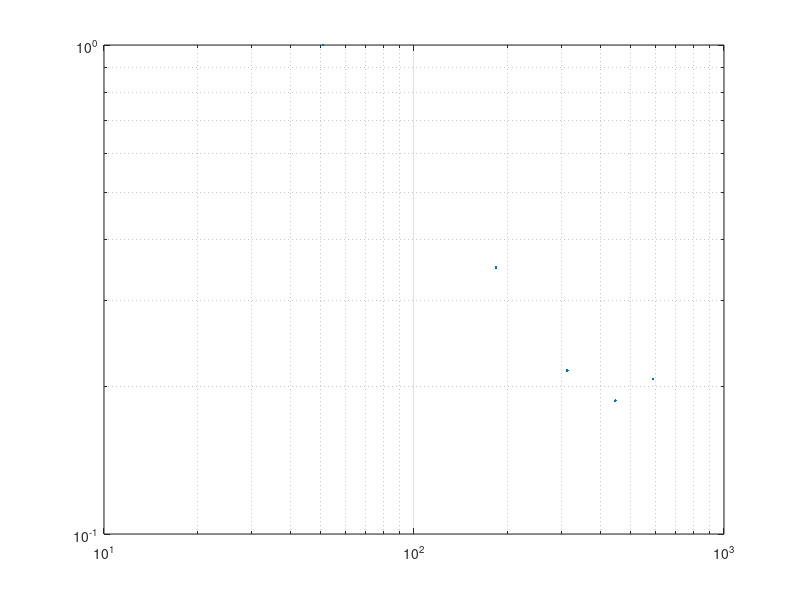
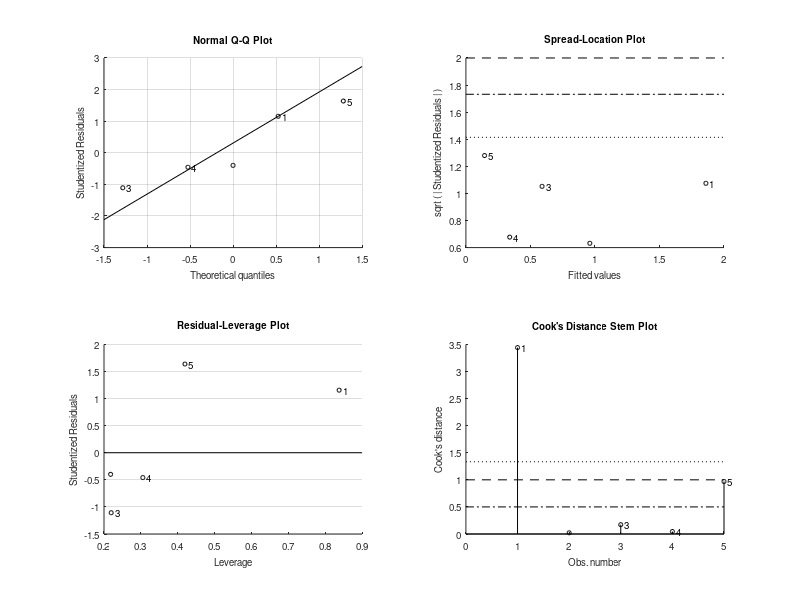
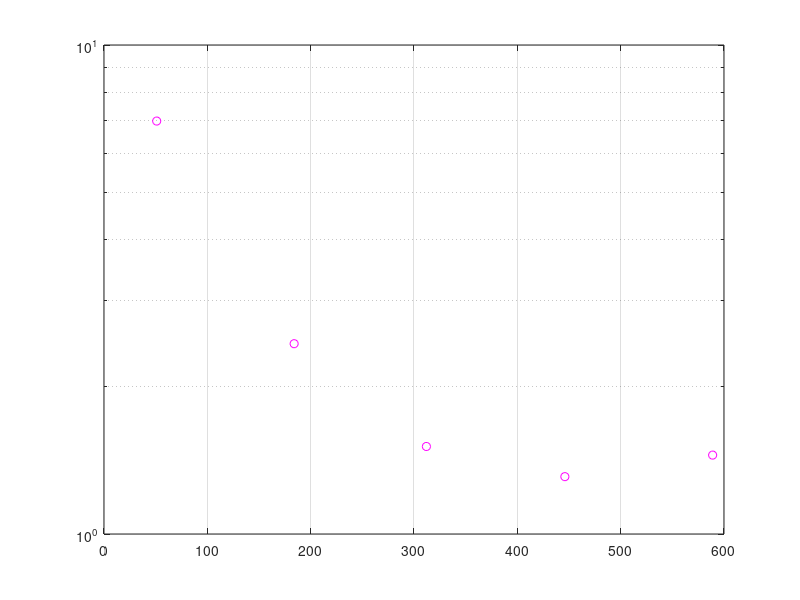

MATLAB code to generate these figures, in order: (Note: this script raises an error after producing the figures.)
% z = [50 150 300 500]; % K2
% poc = [133 53 34 23];

% z = [84 154 402]; % Irminger 
% poc = [2.17 1.68 0.57];

% z = [82 152 402]; % Iceland
% poc = [4.47 2.78 1.49];
% 
z = [51 184 312 446 589]; % papa
poc = [6.99 2.45 1.51 1.31 1.45];
% 
% z = [68 153 154 170 226 342 343 349 364 748];
% poc = [2.95 0.55 0.46 0.56 0.31 0.11 0.11 0.09 0.24 0.08];
% 
% z = [150 300 500]; % Aloha
% poc = [14.5 5.6 4.3];
% b term calculation from log log plot
figure
loglog(z,poc/poc(1),'.')
grid on
bfit = fitlm(log(z'),log(poc'))
% b value = the slope of the log-log plot
% b r2 and P value match those calculated by Marsay 2015 (Table S3)
%% 
% zstar calculation from semi log plot

figure
semilogy(z,poc,'mo')
grid on; hold on
testlm = fitlm(z,log(poc')) % stats match the numbers in Table S3 Marsay 2015
% plot([z(1) z(end)],[0.37 0.37],'k--')

figure
plot(z,poc/poc(1),'mo')
grid on; hold on
testlm = fitlm(z,log(poc')) % stats match the numbers in Table S3 Marsay 2015
% plot([z(1) z(end)],[0.37 0.37],'k--')


% not sure how to convert these coefficients to z star numbers. 

zdeep = 200;
z0 = 100; 
Fzdeep = exp((testlm.Coefficients.Estimate(2)+0)*zdeep+testlm.Coefficients.Estimate(1))
Fz0 = exp((testlm.Coefficients.Estimate(2)+0)*z0+testlm.Coefficients.Estimate(1))

FzdeepSE = exp((testlm.Coefficients.Estimate(2)+testlm.Coefficients.SE(2))*zdeep+testlm.Coefficients.Estimate(1))
Fz0SE = exp((testlm.Coefficients.Estimate(2)+testlm.Coefficients.SE(2))*z0+testlm.Coefficients.Estimate(1))

-(zdeep-z0)/log(Fzdeep/Fz0)
-(zdeep-z0)/log(FzdeepSE/Fz0SE) - (-(zdeep-z0)/log(Fzdeep/Fz0))
%%
figure
plot(z,poc./Fz0,'ok')
hold on
plot(zdeep,Fzdeep./Fz0,'-')
grid on
% zstar = find(Fzdeep <= (0.37*Fz0),1)


[testfit,gof] = fit(z',poc'/poc(1),'1*exp(-(x-84)/b)')

figure
plot(z,poc./Fz0,'ok')
hold on
plot(testfit)
%%
fitlm(z,(-(z-84)./(poc/Fz0)))


%%
hold on
plot(log(exp(testlm.Coefficients.Estimate(2)*(50:500)+testlm.Coefficients.Estimate(1))/exp(testlm.Coefficients.Estimate(2)*84+testlm.Coefficients.Estimate(1))))
%%
[k2fit,gof] = fit(z',poc'/poc(1),'exp1')

z = 50:500;
fit(z',k2fit.a*(exp(k2fit.b*z')),'a*exp(-(x-50)/b)')
%%

aloha_z = [150 300 500];
aloha_poc = [14.5 5.6 4.3];

figure
loglog(aloha_z,aloha_poc,'.r')
grid on

osp_z = [50 100 150 200];
osp_poc = [97 36 31 22];

figure
loglog(osp_z,osp_poc,'.m')
grid on
%fit(mean_depth_to_use',C_total_remin_mean(50:1149)','a*exp(-(x-50)/b)')


alohafit = fitlm(log(aloha_z/100'),log(aloha_poc'))
[ospfit] = fitlm(log(osp_z'),log(osp_poc'))

%%

[ospfit,gof] = fit(osp_z',osp_poc','a*exp(-(x-50)/b)')
figure
loglog(osp_z,osp_poc,'.m')
grid on
%%
for j = 3; %1:length(atten_pulses_good);
    pulsecarbon = sinkingpulse_max_gaussfilter_omitnan(:,1,atten_pulses_good(j))*35400*54;
    [pulsefit] = fitlm(wfpmerge.sinkingpulsedepths,log(pulsecarbon))
    [pulsefit2, gof2] = fit(wfpmerge.sinkingpulsedepths,pulsecarbon/pulsecarbon(1),'1*exp(-(x-200)/b)')
    figure(1)
    semilogy(wfpmerge.sinkingpulsedepths,pulsecarbon,'.','Markersize',20)
    hold on
    grid on
end

% figure(2)
% loglog(wfpmerge.sinkingpulsedepths,sinkingpulse_max_gaussfilter_omitnan_mean*35400*54,'.k','Markersize',20)
% [pulsefitmean] = fitlm(log(wfpmerge.sinkingpulsedepths(1:4)),log(sinkingpulse_max_gaussfilter_omitnan_mean(1:4)*35400*54))
%%
 
for j = 1:6
pulsecarbonmean = sinkingpulse_max_gaussfilter_omitnan(:,1,atten_pulses_good(j))*35400*54;
test = fit(wfpmerge.sinkingpulsedepths,pulsecarbonmean,'a*exp(-(x-225)/b)')

figure(j)
plot(wfpmerge.sinkingpulsedepths,(pulsecarbonmean),'ok')
test2 = fitlm(wfpmerge.sinkingpulsedepths,(pulsecarbonmean))
grid on
hold on
plot([100 2000],[0.37*test2.Coefficients.Estimate(1) 0.37*test2.Coefficients.Estimate(1)],'k--')
end


pulsecarbonmean = sinkingpulse_max_gaussfilter_omitnan_mean;
test = fit(wfpmerge.sinkingpulsedepths,pulsecarbonmean,'a*exp(-(x-225)/b)')

figure(7)
plot(wfpmerge.sinkingpulsedepths,log(pulsecarbonmean),'ok')
test2 = fitlm(wfpmerge.sinkingpulsedepths,log(pulsecarbonmean))
grid on
hold on
plot([100 2000],[0.37*test2.Coefficients.Estimate(1) 0.37*test2.Coefficients.Estimate(1)],'k--')
%%
j = 3
pulsecarbon = sinkingpulse_max_gaussfilter_omitnan(:,1,atten_pulses_good(j))*35400*54;
ztest = wfpmerge.sinkingpulsedepths(1):5:wfpmerge.sinkingpulsedepths(end);
ztest = ztest';
carboninterp = interp1(wfpmerge.sinkingpulsedepths,pulsecarbon,ztest);
test2 = fit(ztest,carboninterp,'a*exp(-(x-225)/b)')
